Frame 1 (no input): blank canvas, image omitted
Frame 60 (the mouse pressed at the canvas centre just before this capture): blank canvas, image omitted
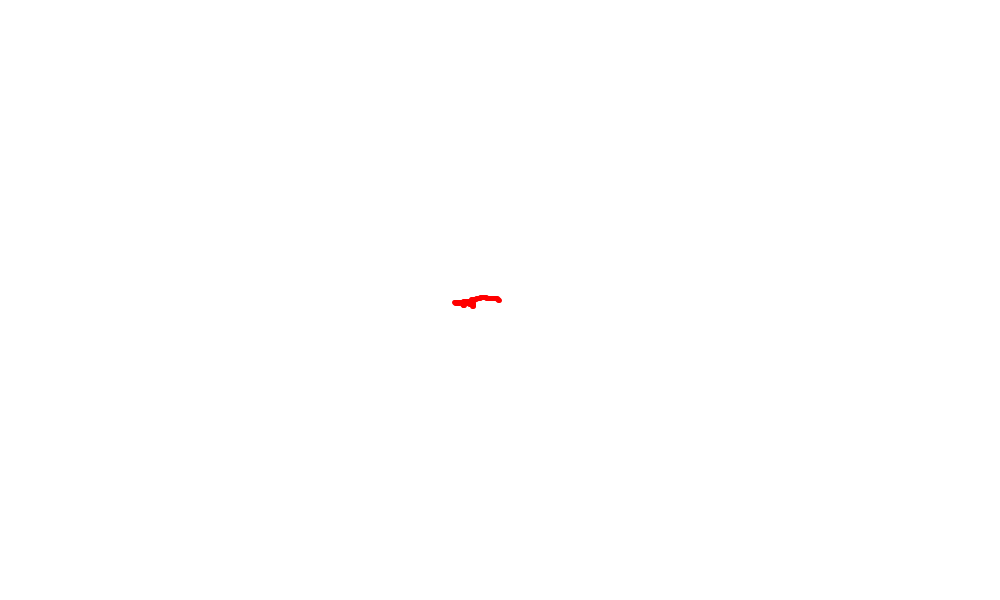
Frame 120 (the mouse held since frame 60 and released just before this capture)

The Processing sketch whose frames 1 and 60 were blank and that drew this single picture after the mouse press (run headless with seeded random() and noise(); from frame 60 on, the mouse is pressed at the canvas centre):

// Processing sketch: exo_walker_2
// ── exo_walker_2.pde
Walker w1;

void setup() {
  size(1000, 600);
  background(255);
  w1 = new Walker();
}

void draw(){
  w1.step();
  w1.display();
}

// ── Walker.pde
class Walker {
  int x;
  int y;

  //Constructeur
  Walker() {
    x = width/2; //Désigne le centre de la fenêtre
    y = height/2;
  }

  //Affichage de l'objet
  void display() {
    strokeWeight(5);
    stroke(255, 0, 0);
    point(x, y);
  }

  //Marche aléatoire
  void step() {
    float r = random(1);
    if (r < 0.5) {
      if (mouseX>=500) {
        x++;
      } else if (mouseX<=500) {
        x--;
      }
    } else if (r< 0.67) {
      x--;
    } else if (r<0.84) {
      y++;
    } else {
      y--;
    }
  }
}
